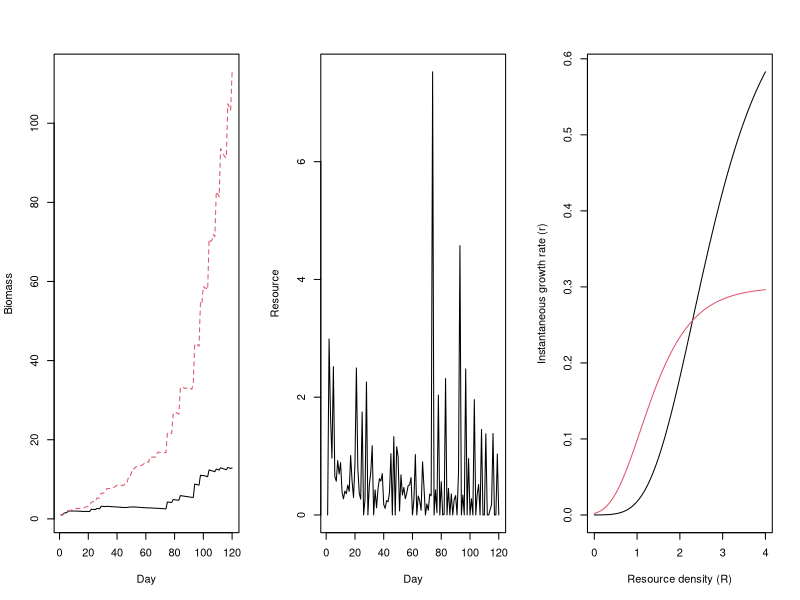

Source code (R):
# Quick attempt for semi-discrete model coded
# by hand (i.e., not useing 'odeSolve')

updateDNR <- function(state_variables, parameters){
  D1 <- state_variables[1]
  D2 <- state_variables[2]
  N1 <- state_variables[3]
  N2 <- state_variables[4]
  R <- state_variables[5]
  mD <- parameters$mD
  r <- parameters$r
  K <- parameters$K
  K2 <- parameters$K2
  mN <- parameters$mN
  a <- parameters$a
  S <- parameters$S
  newD1 = D1 + (-(mD[1]*D1))
  newD2 = D2 + (-(mD[2]*D2))
  newN1 = N1 + (N1*(r[1]*exp(-K[1]*(exp(-K2[1]*R)))) - mN[1]*N1)
  newN2 = N2 + (N2*(r[2]*exp(-K[2]*(exp(-K2[2]*R)))) - mN[2]*N2)
  newR = max(0, R + (a*(S-R) - ((N1*(r[1]*exp(-K[1]*(exp(-K2[1]*R))))) + 
                           (N2*(r[2]*exp(-K[2]*(exp(-K2[2]*R))))))))
  return(c(newD1, newD2, newN1, newN2, newR))
}

# Test first model function

#TODO: make S a semi-normal function with increasing then decreasing values
#      over the 120 days.
S <- rlnorm(120,0,1)
grow_days <- 120 #120 growing days

# Initial values
state_variables <- c(50, 50, 1, 1, 0)
save_states <- matrix(nrow=grow_days, ncol=length(state_variables))
save_states[1,] <- state_variables

# Run through one growing season
for(day in 2:grow_days){
  parameters <- list(mD = c(0.0001, 0.0001),
                     r = c(0.7, 0.3),
                     K = c(10,5),
                     K2 = c(1, 1.5),
                     mN = c(0.01, 0.01),
                     a = 0.5,
                     S = S[day])
  new_states <- updateDNR(state_variables, parameters)
  state_variables <- new_states
  save_states[day,] <- new_states
}

# Plot this to make sure it is right
par(mfrow=c(1,3))
matplot(c(1:grow_days), save_states[,c(3,4)], type="l",
        xlab="Day", ylab="Biomass")
plot(c(1:grow_days), save_states[,5], type="l",
     xlab="Day", ylab="Resource")

# plot the growth rate functions for each species
R <- seq(0,(4),0.01)
getR <- function(r, R, K, K2){
  out1 <- (r[1]*exp(-K[1]*(exp(-K2[1]*R))))
  out2 <- (r[2]*exp(-K[2]*(exp(-K2[2]*R)))) 
  return(cbind(out1, out2))
}
tmp<-getR(parameters$r, R, parameters$K, parameters$K2)
matplot(R, tmp, type="l", lty=c(1,1), 
        ylab="Instantaneous growth rate (r)", xlab="Resource density (R)")
